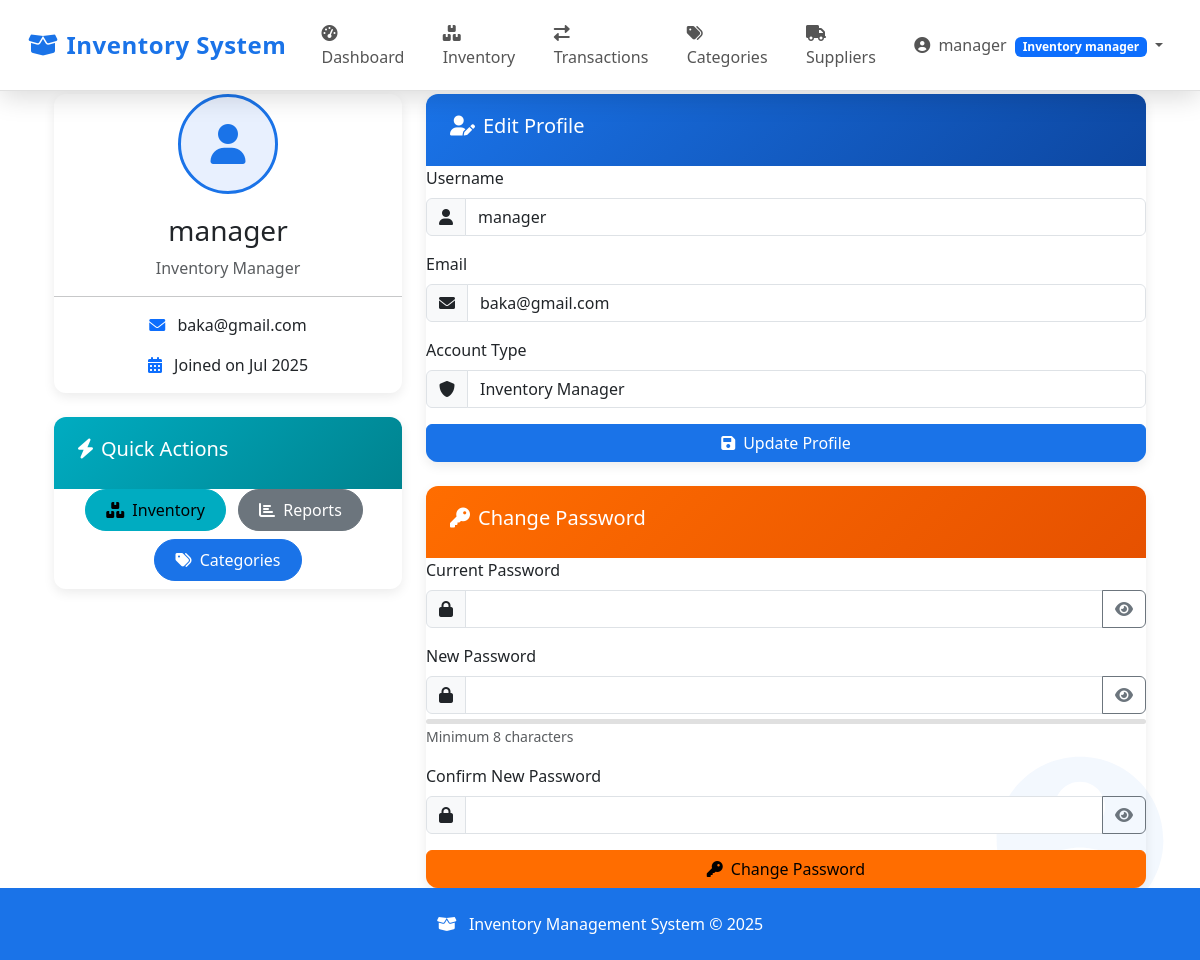
The page /manager/profile.php (signed in) on the database its author committed.
### tables this page shows
CREATE TABLE `users` (
  `id` int(11) NOT NULL,
  `username` varchar(50) NOT NULL,
  `password` varchar(255) NOT NULL,
  `email` varchar(100) NOT NULL,
  `role` enum('admin','inventory_manager','staff') NOT NULL DEFAULT 'staff',
  `is_active` tinyint(1) DEFAULT 1,
  `created_at` timestamp NOT NULL DEFAULT current_timestamp(),
  `updated_at` timestamp NOT NULL DEFAULT current_timestamp() ON UPDATE current_timestamp()
);

### includes/auth.php (called while the page is built, shortened)
<?php
function isLoggedIn() {
    return isset($_SESSION['user_id']);
}
function hasPermission($permissionName) {
    $conn = getDBConnection();
    $userId = $_SESSION['user_id'];
    $stmt = $conn->prepare("SELECT p.name FROM user_permissions up
                           JOIN permissions p ON up.permission_id = p.id
                           WHERE up.user_id = ? AND p.name = ?");
    $stmt->bind_param("is", $userId, $permissionName);
    $stmt->execute();
    $result = $stmt->get_result();
    if ($result->num_rows > 0) {
        return true;
    }
    $stmt = $conn->prepare("SELECT p.name FROM users u
                           JOIN role_permissions rp ON u.role = rp.role
                           JOIN permissions p ON rp.permission_id = p.id
                           WHERE u.id = ? AND p.name = ?");
    $stmt->bind_param("is", $userId, $permissionName);
    $stmt->execute();
    $result = $stmt->get_result();
    $hasPermission = $result->num_rows > 0;
    return $hasPermission;
}
function getCurrentUserRole() {
    $conn = getDBConnection();
    $stmt = $conn->prepare("SELECT role FROM users WHERE id = ?");
    $stmt->bind_param("i", $_SESSION['user_id']);
    $stmt->execute();
    $result = $stmt->get_result();
    $role = $result->fetch_assoc()['role'];
    return $role;
}

### includes/functions.php (called while the page is built, shortened)
<?php
require_once __DIR__ . '/auth.php';
function getDashboardLink() {
    $role = getCurrentUserRole();
    switch ($role) {
        case 'inventory_manager':
            return BASE_URL . '/manager/dashboard.php';
    }
}

### manager/profile.php (the view, shortened to what this page needs)
<?php
require_once __DIR__ . '/../includes/auth.php';
$user_id = $_SESSION['user_id'];
$conn = getDBConnection();
$stmt = $conn->prepare("SELECT * FROM users WHERE id = ?");
$stmt->bind_param("i", $user_id);
$stmt->execute();
$result = $stmt->get_result();
$user = $result->fetch_assoc();
?>
<?php include __DIR__ . '/../includes/header.php'; ?>
<div class="container mt-4">
    <div class="watermark">
    </div>
    <div class="row">
        <div class="col-lg-4">
            <div class="profile-card mb-4">
                <div class="card-body text-center">
                    <div class="profile-avatar">
                        <i class="fas fa-user"></i>
                    </div>
                    <h3><?php echo htmlspecialchars($user['username']); ?></h3>
                    <p class="text-muted">Inventory Manager</p>
                    <hr>
                    <p><i class="fas fa-envelope me-2 text-primary"></i> <?php echo htmlspecialchars($user['email']); ?></p>
                    <p><i class="fas fa-calendar-alt me-2 text-primary"></i> Joined on <?php echo date('M Y', strtotime($user['created_at'])); ?></p>
                </div>
            </div>
            <div class="profile-card">
                <div class="card-header actions-header">
                    <h5><i class="fas fa-bolt me-2"></i>Quick Actions</h5>
                </div>
                <div class="card-body text-center">
                    <a href="items.php" class="btn btn-info action-btn me-2 mb-2">
                        <i class="fas fa-boxes me-1"></i> Inventory
                    </a>
                    <a href="reports.php" class="btn btn-secondary action-btn me-2 mb-2">
                        <i class="fas fa-chart-bar me-1"></i> Reports
                    </a>
                    <a href="categories.php" class="btn btn-primary action-btn mb-2">
                        <i class="fas fa-tags me-1"></i> Categories
                    </a>
                </div>
            </div>
        </div>
        <div class="col-lg-8">
            <div class="profile-card mb-4">
                <div class="card-header">
                    <h5><i class="fas fa-user-edit me-2"></i>Edit Profile</h5>
                </div>
                <div class="card-body">
                    <form method="POST" action="profile.php">
                        <div class="mb-3">
                            <label for="username" class="form-label">Username</label>
                            <div class="input-group">
                                <span class="input-group-text"><i class="fas fa-user"></i></span>
                                <input type="text" class="form-control" id="username" name="username"
                                       value="<?php echo htmlspecialchars($user['username']); ?>" required>
                            </div>
                        </div>
                        <div class="mb-3">
                            <label for="email" class="form-label">Email</label>
                            <div class="input-group">
                                <span class="input-group-text"><i class="fas fa-envelope"></i></span>
                                <input type="email" class="form-control" id="email" name="email"
                                       value="<?php echo htmlspecialchars($user['email']); ?>" required>
                            </div>
                        </div>
                        <div class="mb-3">
                            <label class="form-label">Account Type</label>
                            <div class="input-group">
                                <span class="input-group-text"><i class="fas fa-shield-alt"></i></span>
                                <input type="text" class="form-control" value="Inventory Manager" readonly>
                            </div>
                        </div>
                        <button type="submit" name="update_profile" class="btn btn-primary w-100">
                            <i class="fas fa-save me-2"></i>Update Profile
                        </button>
                    </form>
                </div>
            </div>
            <div class="profile-card">
                <div class="card-header password-header">
                    <h5><i class="fas fa-key me-2"></i>Change Password</h5>
                </div>
                <div class="card-body">
                    <form method="POST" action="profile.php">
                        <div class="mb-3">
                            <label for="current_password" class="form-label">Current Password</label>
                            <div class="input-group">
                                <span class="input-group-text"><i class="fas fa-lock"></i></span>
                                <input type="password" class="form-control" id="current_password" name="current_password" required>
                                <button class="btn btn-outline-secondary toggle-password" type="button">
                                    <i class="fas fa-eye"></i>
                                </button>
                            </div>
                        </div>
                        <div class="mb-3">
                            <label for="new_password" class="form-label">New Password</label>
                            <div class="input-group">
                                <span class="input-group-text"><i class="fas fa-lock"></i></span>
                                <input type="password" class="form-control" id="new_password" name="new_password" required minlength="8">
                                <button class="btn btn-outline-secondary toggle-password" type="button">
                                    <i class="fas fa-eye"></i>
                                </button>
                            </div>
                            <div class="password-strength">
                            </div>
                            <small class="text-muted">Minimum 8 characters</small>
                        </div>
                        <div class="mb-3">
                            <label for="confirm_password" class="form-label">Confirm New Password</label>
                            <div class="input-group">
                                <span class="input-group-text"><i class="fas fa-lock"></i></span>
                                <input type="password" class="form-control" id="confirm_password" name="confirm_password" required minlength="8">
                                <button class="btn btn-outline-secondary toggle-password" type="button">
                                    <i class="fas fa-eye"></i>
                                </button>
                            </div>
                        </div>
                        <button type="submit" name="change_password" class="btn btn-warning w-100">
                            <i class="fas fa-key me-2"></i>Change Password
                        </button>
                    </form>
                </div>
            </div>
        </div>
    </div>
</div>
<?php include __DIR__ . '/../includes/footer.php'; ?>

### includes/header.php (shortened to what this page needs)
<?php
require_once __DIR__ . '/auth.php';
require_once __DIR__ . '/functions.php';
function getBasePath() {
    $role = getCurrentUserRole();
    return BASE_URL . '/' . ($role === 'admin' ? 'admin' : ($role === 'inventory_manager' ? 'manager' : 'staff'));
}
$basePath = getBasePath();
?>
<!DOCTYPE html>
<html lang="en">
<head>
    <link href="https://cdn.jsdelivr.net/npm/bootstrap@5.3.0/dist/css/bootstrap.min.css" rel="stylesheet">
    <link rel="stylesheet" href="https://cdnjs.cloudflare.com/ajax/libs/font-awesome/6.0.0/css/all.min.css">
</head>
<body>
    <nav class="navbar navbar-expand-lg navbar-light">
        <div class="container-fluid">
            <a class="navbar-brand" href="<?= BASE_URL ?>/index.php">
                <i class="fas fa-box-open me-2"></i>Inventory System
            </a>
            <div class="collapse navbar-collapse" id="navbarNav">
                <ul class="navbar-nav me-auto">
                    <?php if (isLoggedIn()): ?>
                        <li class="nav-item">
                            <a class="nav-link" href="<?= getDashboardLink() ?>">
                                <i class="fas fa-tachometer-alt me-1"></i> Dashboard
                            </a>
                        </li>
                        <?php if (hasPermission('view_inventory')): ?>
                            <li class="nav-item">
                                <a class="nav-link" href="<?= $basePath ?>/items.php">
                                    <i class="fas fa-boxes me-1"></i> Inventory
                                </a>
                            </li>
                        <?php endif; ?>
                        <?php if (hasPermission('view_transactions')): ?>
                            <li class="nav-item">
                                <a class="nav-link" href="<?= $basePath ?>/transactions.php">
                                    <i class="fas fa-exchange-alt me-1"></i> Transactions
                                </a>
                            </li>
                        <?php endif; ?>
                        <?php if (hasPermission('manage_categories')): ?>
                            <li class="nav-item">
                                <a class="nav-link" href="<?= $basePath ?>/categories.php">
                                    <i class="fas fa-tags me-1"></i> Categories
                                </a>
                            </li>
                        <?php endif; ?>
                        <?php if (hasPermission('manage_suppliers')): ?>
                            <li class="nav-item">
                                <a class="nav-link" href="<?= $basePath ?>/suppliers.php">
                                    <i class="fas fa-truck me-1"></i> Suppliers
                                </a>
                            </li>
                        <?php endif; ?>
                    <?php endif; ?>
                </ul>
                <ul class="navbar-nav">
                    <?php if (isLoggedIn()): ?>
                        <li class="nav-item dropdown">
                            <a class="nav-link dropdown-toggle" href="#" id="navbarDropdown" role="button" data-bs-toggle="dropdown">
                                <i class="fas fa-user-circle me-1"></i>
                                <?php echo htmlspecialchars($_SESSION['username']); ?>
                                <span class="badge bg-primary text-white ms-1"><?php echo ucfirst(str_replace('_', ' ', getCurrentUserRole())); ?></span>
                            </a>
                        </li>
                    <?php endif; ?>
                </ul>
            </div>
        </div>
    </nav>
    <div class="container mt-4">
</body>
</html>

### includes/header.php (style rules this page uses)
:root { --primary-blue: #1a73e8; --dark-blue: #0d47a1; --light-blue: #e8f0fe; --hover-blue: #4285f4; --white: #ffffff; }
body { font-family: 'Segoe UI', Tahoma, Geneva, Verdana, sans-serif; background-color: var(--white); overflow-x: hidden; padding-top: 70px; }
.navbar { background: var(--white) !important; box-shadow: 0 4px 20px rgba(0, 0, 0, 0.1); transition: all 0.3s ease; padding: 0.8rem 1rem; position: fixed; top: 0; width: 100%; z-index: 1030; border-bottom: 1px solid #e0e0e0; }
.navbar-brand { font-weight: 700; font-size: 1.5rem; letter-spacing: 0.5px; color: var(--primary-blue) !important; transition: all 0.3s ease; position: relative; }
.navbar-brand::after { content: ''; position: absolute; width: 0; height: 2px; bottom: 0; left: 0; background-color: var(--primary-blue); transition: width 0.3s ease; }
.nav-link { color: #555 !important; font-weight: 500; padding: 0.5rem 1rem !important; margin: 0 0.2rem; border-radius: 4px; transition: all 0.3s ease; position: relative; }
.nav-link i { transition: transform 0.3s ease; }
.container { animation: fadeInUp 0.6s ease; }

### manager/profile.php (style rules this page uses)
:root { --primary-blue: #1a73e8; --light-blue: #e8f0fe; --dark-blue: #0d47a1; --accent-blue: #4285f4; --warning-orange: #ff6d00; --info-teal: #00acc1; }
.profile-card { border: none; border-radius: 12px; box-shadow: 0 4px 12px rgba(0, 0, 0, 0.08); overflow: hidden; transition: transform 0.3s ease; }
.card-header { background: linear-gradient(135deg, var(--primary-blue), var(--dark-blue)); color: white; padding: 1.25rem 1.5rem; border-bottom: none; }
.password-header { background: linear-gradient(135deg, var(--warning-orange), #e65100); }
.actions-header { background: linear-gradient(135deg, var(--info-teal), #00838f); }
.btn-primary { background-color: var(--primary-blue); border-color: var(--primary-blue); transition: all 0.3s ease; }
.btn-warning { background-color: var(--warning-orange); border-color: var(--warning-orange); transition: all 0.3s ease; }
.btn-info { background-color: var(--info-teal); border-color: var(--info-teal); transition: all 0.3s ease; }
.profile-avatar { width: 100px; height: 100px; background-color: var(--light-blue); border-radius: 50%; display: flex; align-items: center; justify-content: center; margin: 0 auto 20px; font-size: 2.5rem; color: var(--primary-blue); border: 3px solid var(--primary-blue); }
.password-strength { height: 5px; margin-top: 5px; background-color: #e0e0e0; border-radius: 3px; overflow: hidden; }
.action-btn { border-radius: 50px; padding: 8px 20px; font-weight: 500; }
.watermark { position: fixed; bottom: 20px; right: 20px; opacity: 0.05; z-index: -1; }

### rows shown on the page
users: role "Inventory manager", username "manager", email "baka@gmail.com", created_at "Jul 2025"

### other values the page prints
$_SESSION['username'] "manager"
